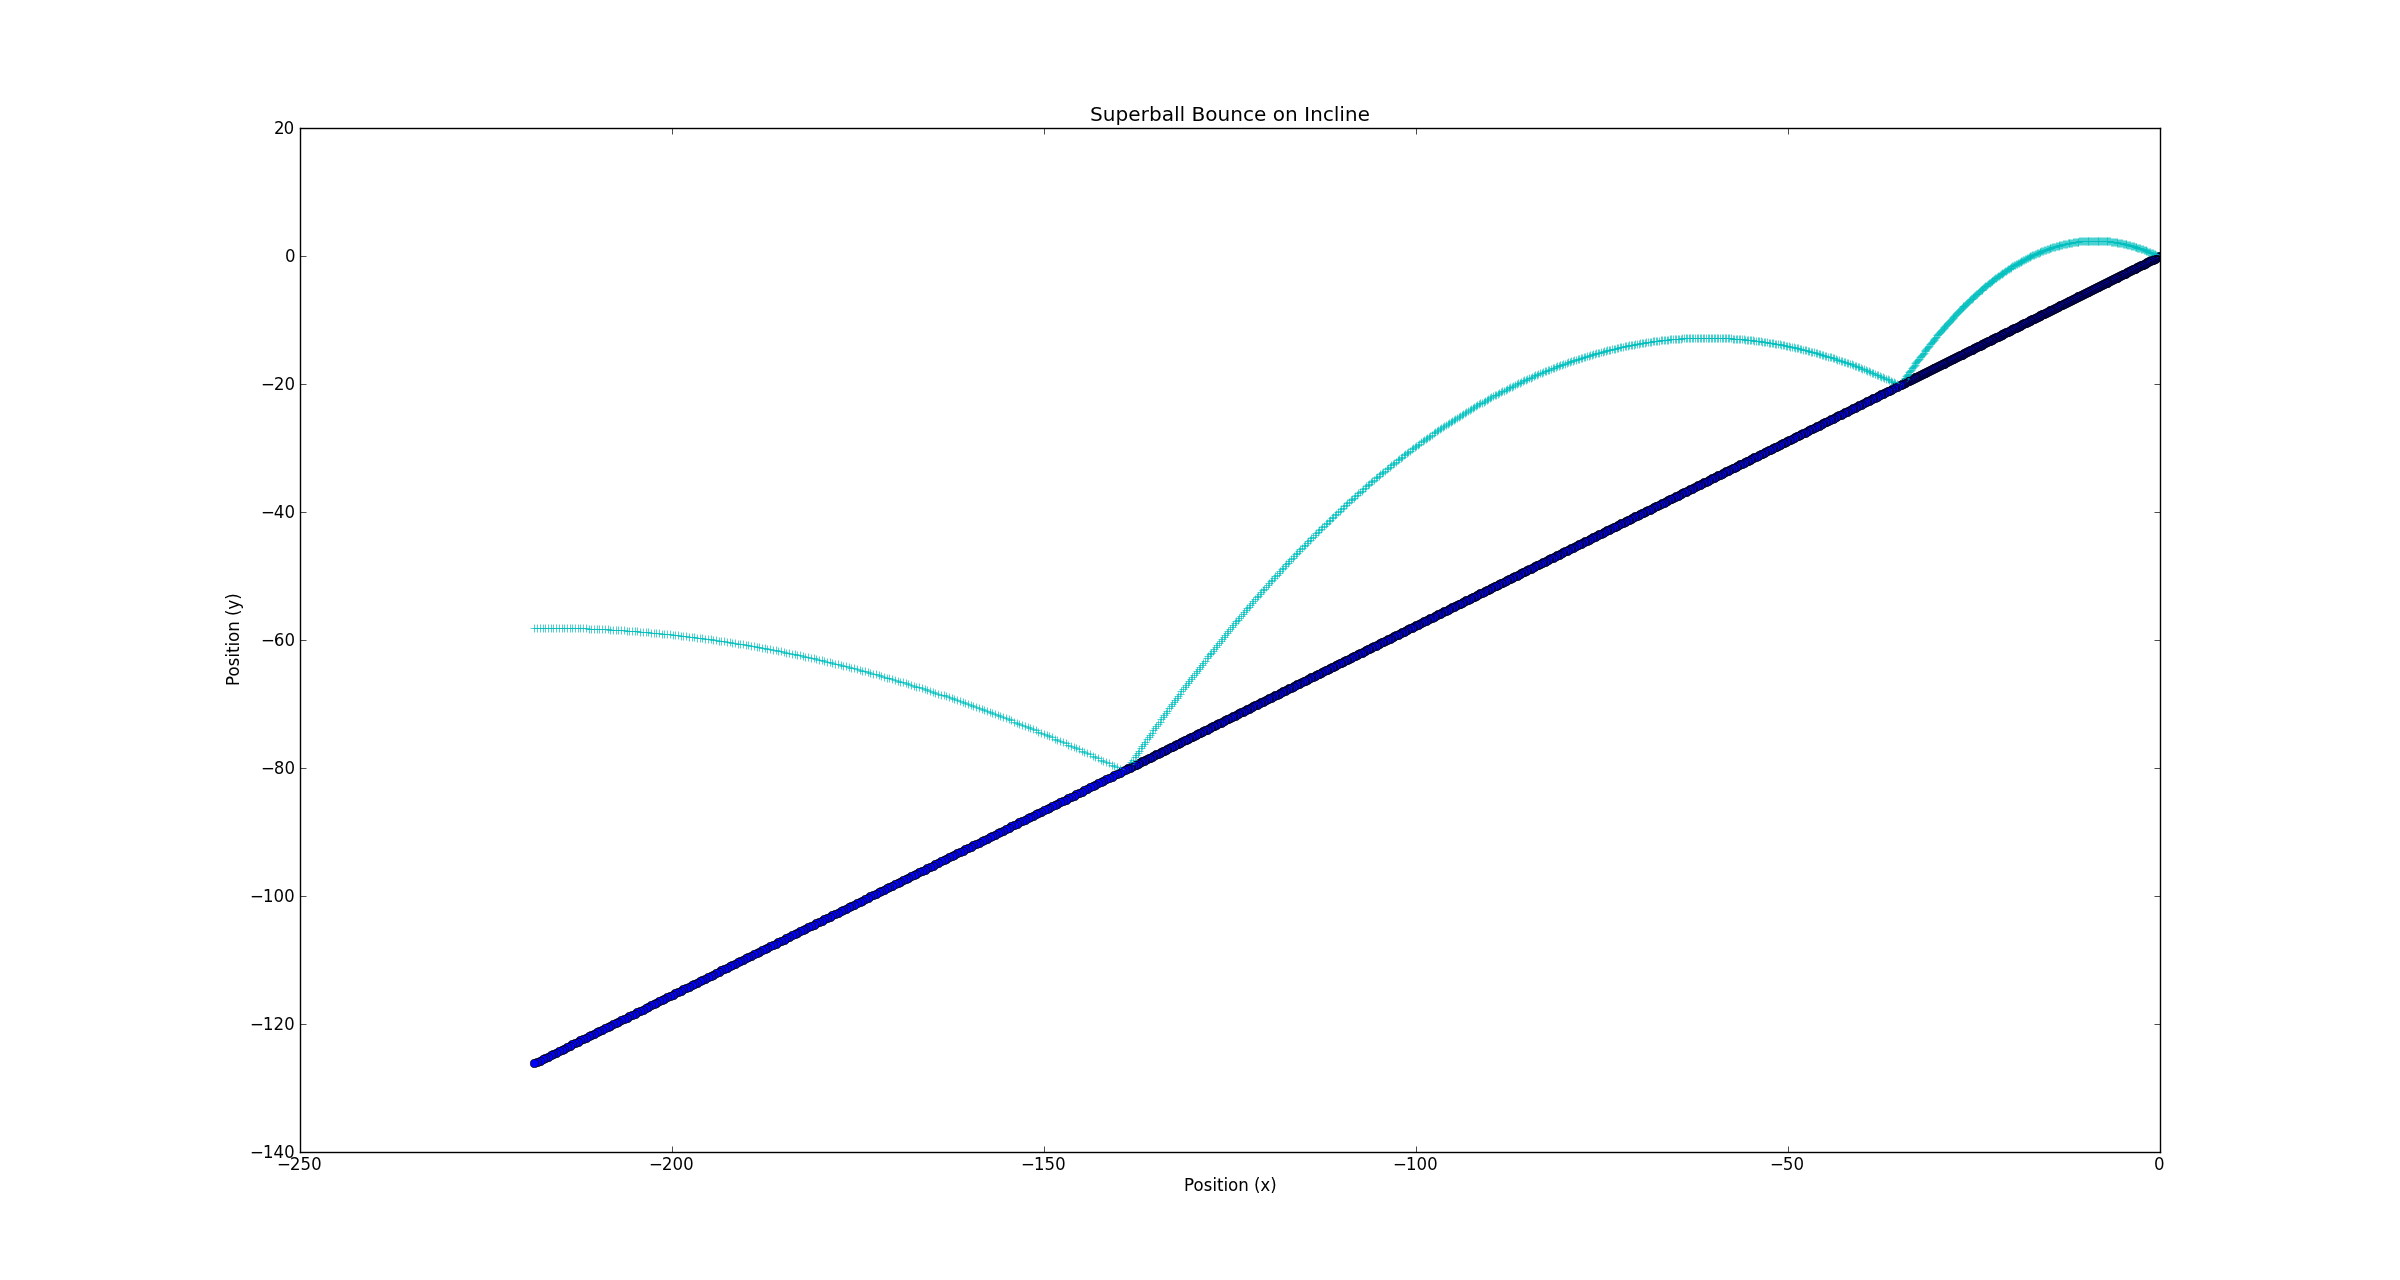

This figure's Python source:
#-------------------------------------------------------------------------------
# Name:        superball (4.3)
# Purpose:
#
# Author:      Claire Joyce
#
# Created:     07/10/2014
#-------------------------------------------------------------------------------
#!/usr/bin/env python


#The distances between impact points increase with each bounce.
#Air resistance causes a decrease in the height of each bounce.

#import libraries
import matplotlib.pyplot as plt
from math import *


#define and get initial condition and constants
g=9.81
h=input("Enter the height of the ball:")
theta = 30*pi/180.0 #conv to radians
v=sqrt(2*g*h) #init speed of ball at incline
vx=0
vy=-v
x=0
y=0
t=0
dt=0.01

while t<10:
    ay=-g
    vy+=ay*dt
    vx=vx
    y+=vy*dt
    x-=vx*dt

    yIncline=x*tan(theta)
    if y<=yIncline:
        print "new bounce"
        v=sqrt(vx**2+vy**2)
        vx=v*cos(theta)
        vy=v*sin(theta)
    t+=dt

    plt.plot(x,y,"c+")
    plt.plot(x,x*tan(theta),"bo")
    plt.xlabel("Position (x)")
    plt.ylabel("Position (y)")
    plt.title("Superball Bounce on Incline")

plt.show()
